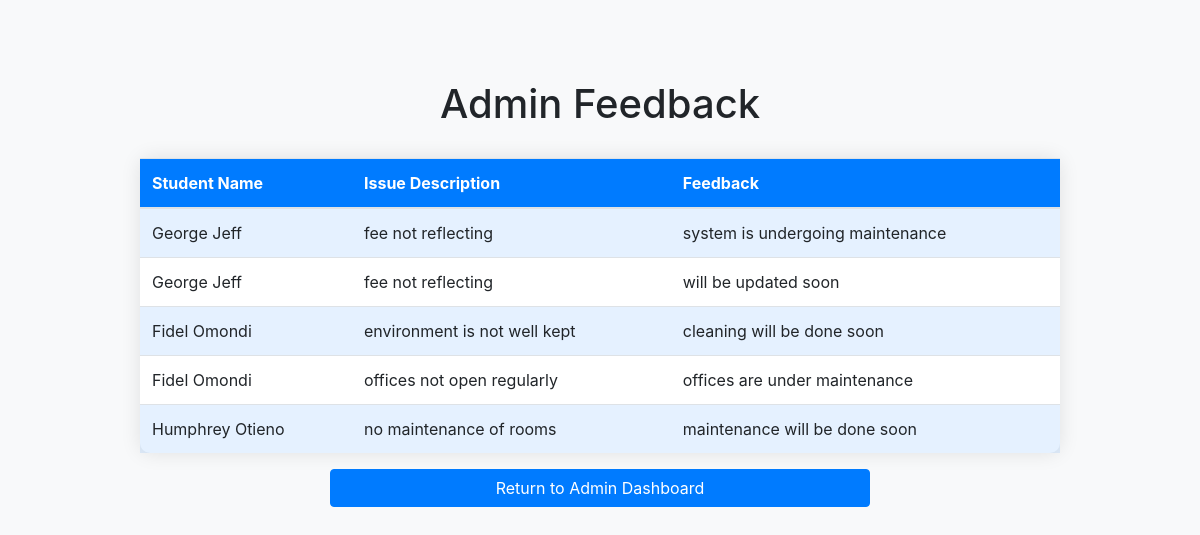
The app's page /admin_feedback/ (signed in) with its own data.
### students/models.py (models this page shows, shortened)
class Feedback(models.Model):
    issue = models.ForeignKey('Issue', on_delete=models.CASCADE, related_name='feedbacks')
    text = models.TextField()
    created_at = models.DateTimeField(auto_now_add=True)
    admin = models.ForeignKey(User, on_delete=models.SET_NULL, null=True)

class Issue(models.Model):
    ISSUE_CHOICES = [
        ('healthcare', 'Healthcare'),
        ('fee_issues', 'Fee Issues'),
        ('guidance_and_counselling', 'Guidance and Counselling'),
        ('accommodation', 'Accommodation'),
        ('exam_issues', 'Exam Issues'),
        ('others', 'Others'),
    ]
    student = models.ForeignKey(Student, on_delete=models.CASCADE, related_name='student_issues')
    issue_type = models.CharField(max_length=30, choices=ISSUE_CHOICES)
    description = models.TextField()
    feedback = models.TextField(blank=True)
    category = models.CharField(max_length=100, choices=ISSUE_CHOICES, blank=True, null=True)
    issue_admin = models.ForeignKey(IssueAdmin, on_delete=models.SET_NULL, null=True, blank=True)
    date_submitted = models.DateTimeField(auto_now_add=True)

class Student(models.Model):
    user = models.OneToOneField(User, on_delete=models.CASCADE, related_name='student_profile')
    registration_number = models.CharField(max_length=20, unique=True)

### students/views.py (the view)
# urls.py: path('admin_feedback/', views.admin_feedback, name='admin_feedback'),
@login_required(login_url='admin_login')
def admin_feedback(request):
    feedbacks = Feedback.objects.filter(admin=request.user)
    return render(request, 'admin_feedback.html', {'feedbacks': feedbacks})

### students/templates/admin_feedback.html (shortened to what this page needs)
<!DOCTYPE html>
<html lang="en">
<head>
 <link href="https://maxcdn.bootstrapcdn.com/bootstrap/4.5.2/css/bootstrap.min.css" rel="stylesheet">
</head>
<body>
 <div class="container">
  <h1>Admin Feedback</h1>
  <div class="row">
   <div class="col-md-10 offset-md-1">
    {% if feedbacks %}
    <table class="table table-striped">
     <thead>
      <tr>
       <th>Student Name</th>
       <th>Issue Description</th>
       <th>Feedback</th>
      </tr>
     </thead>
     <tbody>
      {% for feedback in feedbacks %}
      <tr>
       <td>{{ feedback.issue.student.user.get_full_name }}</td>
       <td>{{ feedback.issue.description }}</td>
       <td>{{ feedback.text }}</td>
      </tr>
      {% endfor %}
     </tbody>
    </table>
    {% else %}
    <p>No feedback available.</p>
    {% endif %}
   </div>
  </div>
  <div class="row">
   <div class="col-md-6 offset-md-3">
    <a href="{% url 'admin_dashboard' %}" class="btn btn-primary btn-block">Return to Admin Dashboard</a>
   </div>
  </div>
 </div>
</body>
</html>

### students/templates/admin_feedback.html (style rules this page uses)
body { background-color: #f8f9fa; padding-top: 50px; }
.container { margin-top: 30px; }
h1 { text-align: center; margin-bottom: 30px; }
.table { background-color: #fff; border-radius: 10px; box-shadow: 0 0 20px rgba(0, 0, 0, 0.1); }
th, td { vertical-align: middle !important; }
th { background-color: #007bff; color: #fff; font-weight: bold; }
.table-striped tbody tr:nth-of-type(odd) { background-color: rgba(0, 123, 255, 0.1); }
.btn-primary { background-color: #007bff; border-color: #007bff; }

### records on screen
Feedback: issue.student.user.get_full_name "George Jeff", issue.description "fee not reflecting", text "system is undergoing maintenance"
Feedback: issue.student.user.get_full_name "George Jeff", issue.description "fee not reflecting", text "will be updated soon"
Feedback: issue.student.user.get_full_name "Fidel Omondi", issue.description "environment is not well kept", text "cleaning will be done soon"
Feedback: issue.student.user.get_full_name "Fidel Omondi", issue.description "offices not open regularly", text "offices are under maintenance"
Feedback: issue.student.user.get_full_name "Humphrey Otieno", issue.description "no maintenance of rooms", text "maintenance will be done soon"
